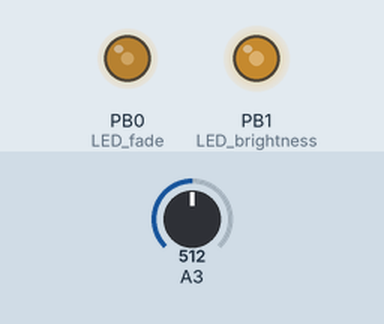
A sketch run on a simulated ATtiny85, built with avr-gcc and run on an emulated ATtiny85. Shown: output pins drawn as LEDs (lit = HIGH). The test bench sets the inputs (shaded band); at power-on: A3 = 512.

Above: at 1.2 s.
1.3 s: A3 set to 716
At 1.7 s:
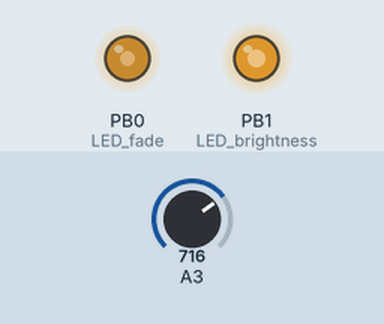
4.3 s: A3 set to 900
At 4.51 s:
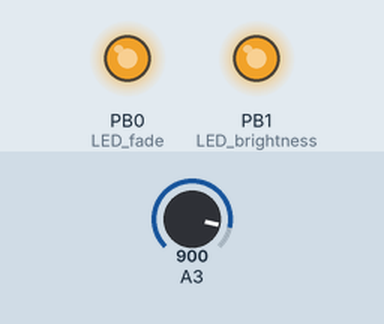
7.3 s: A3 set to 511
At 7.92 s:
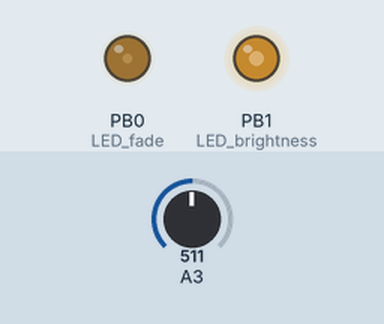
10.3 s: A3 set to 306
At 10.38 s:
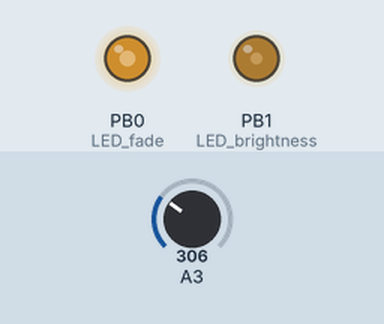
13.3 s: A3 set to 244
At 13.44 s:
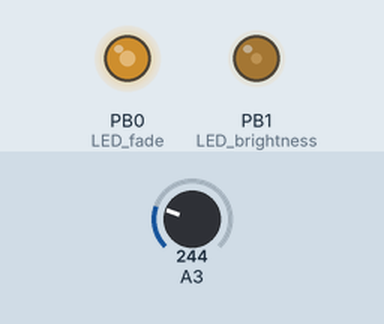
Timing chart, 0 to 17.3 s (numbered marks = the images above; inputs shaded):
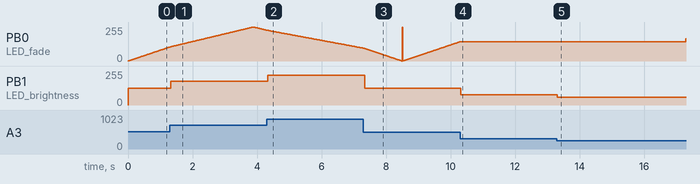

Measured:
- after the input at 1.3 s, PB1 (LED_brightness): 127/255 → 178/255 at once
- after the input at 4.3 s, PB1 (LED_brightness): 178/255 → 224/255 at once
- after the input at 7.3 s, PB1 (LED_brightness): 224/255 → 127/255 at once
- after the input at 10.3 s, PB0 (LED_fade): stays 145/255 (without the input it goes to 146/255 after 0.01 s); PB1 (LED_brightness): 127/255 → 76/255 at once
- after the input at 13.3 s, PB0 (LED_fade): 145/255 → 168/255 after 4.0 s; PB1 (LED_brightness): 76/255 → 60/255 at once

The sketch:

a_tinySoftPWM_analogRead.ino
```cpp
/*Software PWM on Attiny85
 Ernst Christensen 16.okt. 2011
 */

#define LED_fade 0
#define LED_brightness 1
#define sensorPin 3
int sensorValue = 0;
int count = 0;
int countDir = 1;

int fadeSpeed=5;


void setup(){
  pinMode(LED_fade,OUTPUT);
  pinMode(LED_brightness,OUTPUT);
  pinMode(sensorPin, INPUT);
  digitalWrite(sensorPin, HIGH);
}


void loop(){
  sensorValue = analogRead(sensorPin);
  sensorValue = map(sensorValue, 0, 1023, 0, 255);

  // LED 0:
  analogWrite(0,count);
  delay(sensorValue/10);
  count += countDir;
  if(count > 254) countDir = -1;
  if(count < 0) countDir = 1;

  // LED 1:
  analogWrite(1, sensorValue);
}


void spwm(int freq,int spin,int sp){

  //on
  digitalWrite(spin,HIGH);
  delayMicroseconds(sp*freq);

  // off
  digitalWrite(spin,LOW);
  delayMicroseconds(sp*(255-freq));


} //spwm
```
